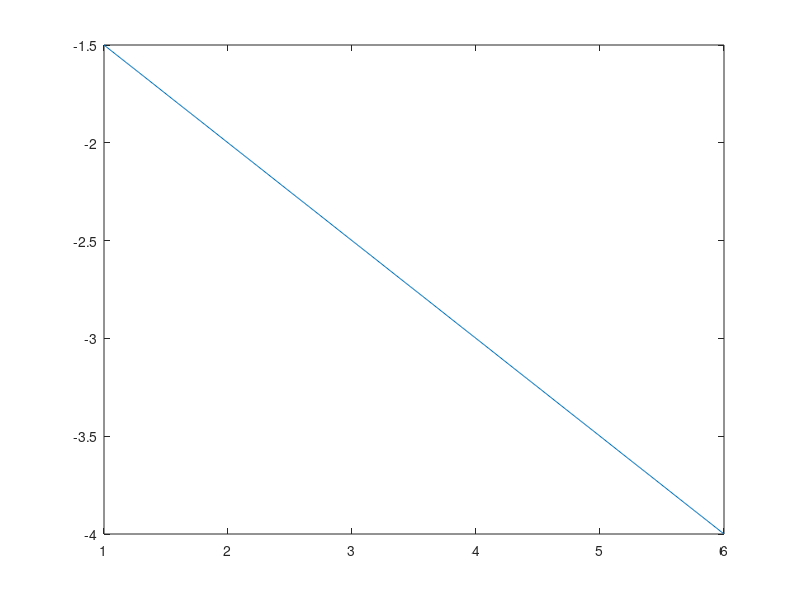

MATLAB code to generate this figure: (Note: this script raises an error after producing the figure.)
%Stats HW #2 Due 9/8/15
%Problem 4
%Solve the system of equations: 3x+2y=18 and -x+2y=2
%by graphing
a = 1:.01:6;
b1 = 1.5*a-9
b2 = -.5*a-1
plot(a,b1)
plot(a,b2)
%express as a matrix and use left division.
A = [3,2;-1,2]
B = [18;2]
invA = inv(A)
answer4 = invA*B
pause()
%Problem 5
% Solve the system of equations: 3x-.1y-.2z=7.85 and .1x+7y-.3z=-19.3 and
% .3x-.2y+10z=71.4
C = [3,-.1,-.2;.1,7,-.3;.3,-.2,10]
D = [7.85;-19.3;71.4]
invC = inv(C)
answer5 = invC*D
pause()
%Problem 6 
F1 = problem6(1)
F2 = problem6(2)
F4 = problem6(4)
F7 = problem6(7)
F10 = problem6(10)
